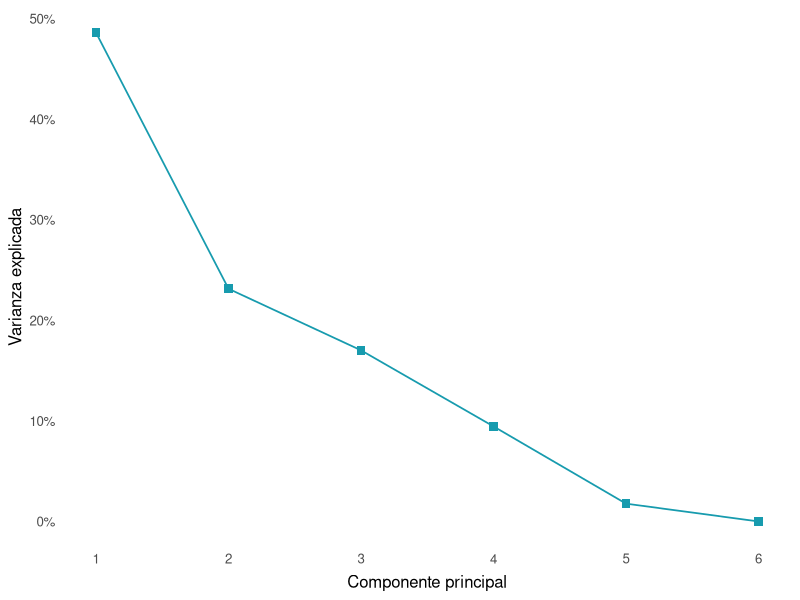

Generate this figure with R: (Note: this script raises an error after producing the figure.)
###############################################################################
## SCRIPT ID:
## Estudio análisis de uso del tiempo y relación con perfiles de participación cultural
## November and December 2025
## R version 4.5.0 (2025-04-11) -- "How About a Twenty-Six"

## Author: Bastián González-Bustamante
## Email: bastian.gonzalezbustamante@empirialab.cl
## Website: https://empirialab.cl
###############################################################################

###############################################################################
## 1. Clean environment
###############################################################################

## Clean environment
rm(list = ls())

###############################################################################
## 2. Packages
###############################################################################

library(dplyr)
library(tidyr)
library(ggplot2)
library(scales)
library(ggrepel)

###############################################################################
## 3. Analysis of profiles
###############################################################################

## Overall profiles
df <- read.csv("data/tidy/enpccl_profiles_overall.csv")

## Variable to save plots
scree_plot_flag <- "ENPCCL_scree"
pca_plot_flag <- "ENPCCL_acp"

###############################################################################
## 4. PCA and clustering on profiles
###############################################################################

## Labels
df_sub <- df %>%
  mutate(
    ## Activity labels
    time_set = recode(
      time_set,
      teatro    = "Obra de teatro",
      danza     = "Espectáculo de danza",
      musica    = "Concierto o recital",
      cine      = "Cine",
      artesania = "Exposición de artesanía",
      arte      = "Exposición de arte",
      ppoo      = "Ceremonia PPOO",
      religion  = "Fiesta religiosa"
    ),
    ## time_set = factor(
      ## time_set,
      ## levels = c(
        ## "Act. personales", "Carga global", "Trabajo en ocupación",
        ## "Trabajo no remunerado", "Trabajo voluntario",
        ## "Doméstico no remunerado", "Cuidados no remunerado"
      ## )
    ## ),
    ## Profile labels
    profile_label = recode(
      profile_label,
      "Profile_1" = "Perfil 1",
      "Profile_2" = "Perfil 2",
      "Profile_3" = "Perfil 3",
      "Profile_4" = "Perfil 4",
      "Profile_5" = "Perfil 5",
      "Profile_6" = "Perfil 6"
    ),
    profile_label = factor(
      profile_label,
      levels = c(
        "Perfil 1", "Perfil 2", "Perfil 3",
        "Perfil 4", "Perfil 5", "Perfil 6"
      )
    )
  )

## Profiles and activities matrix
profile_activity_mat <- df_sub %>%
  select(profile_label, time_set, mean_times) %>%
  pivot_wider(
    names_from  = time_set,
    values_from = mean_times,
    values_fill = 0
  )

profile_labels <- profile_activity_mat$profile_label

X <- profile_activity_mat %>%
  select(-profile_label) %>%
  as.matrix()

## Standardise activities
X_scaled <- scale(X)

## PCA on profiles
pca_profiles   <- prcomp(X_scaled, center = FALSE, scale. = FALSE)
var_explained  <- pca_profiles$sdev^2 / sum(pca_profiles$sdev^2)

## Scree data frame
scree_df <- data.frame(
  PC  = seq_along(var_explained),
  var = var_explained
)

## PCA labels
pc1_lab <- paste0("Componente Principal 1 (", percent(var_explained[1], accuracy = 1), ")")
pc2_lab <- paste0("Componente Principal 2 (", percent(var_explained[2], accuracy = 1), ")")

## Empiria Lab palette for clusters
pal_empiria  <- c("#fd7014", "#179bae", "#fd8f47", "#dc5802")
shapes_emp   <- c(16, 17, 15, 18)

###############################################################################
## 5. Scree plot
###############################################################################

## Scree plot
p_scree <-
  ggplot(scree_df, aes(x = PC, y = var)) +
  geom_line(linewidth = 0.6, colour = "#179bae") +
  geom_point(size = 2.6, colour = "#179bae", shape = 15) +
  scale_x_continuous(breaks = scree_df$PC) +
  scale_y_continuous(labels = percent_format(accuracy = 1)) +
  theme_minimal(base_size = 12) +
  theme(
    axis.title.x       = element_text(margin = margin(t = 6)),
    panel.grid         = element_blank(),
    legend.position    = "none",
  ) +
  labs(
    x     = "Componente principal",
    y     = "Varianza explicada"
  )

## Print plot
p_scree

## Save as PNG (300 dpi)
ggsave(
  filename = paste0("results/figures/", scree_plot_flag, ".png"),
  plot     = p_scree,
  dpi      = 300,
  width    = 20,
  height   = 14,
  units    = "cm"
)

## Save as PDF (300 dpi)
ggsave(
  filename = paste0("results/figures/", scree_plot_flag, ".pdf"),
  plot     = p_scree,
  dpi      = 300,
  width    = 20,
  height   = 14,
  units    = "cm",
  device   = cairo_pdf
)

###############################################################################
## 6. Clustering on first PCs
###############################################################################

## Scores and number of PCs and clusters
scores <- as.data.frame(pca_profiles$x) %>%
  mutate(profile = profile_labels)

n_pc <- 3

dist_profiles <- dist(scores[, 1:n_pc], method = "euclidean")
hc_profiles   <- hclust(dist_profiles, method = "ward.D2")

k <- 3
profile_clusters <- cutree(hc_profiles, k = k)

scores_clustered <- scores %>%
  mutate(
    profile = factor(profile, levels = levels(df_sub$profile_label)),
    cluster = factor(profile_clusters)
  )

## Seed for labels
set.seed(2024)

## PCA plot
p_pca <-
  ggplot(scores_clustered,
         aes(x = PC1, y = PC2, colour = cluster, shape = cluster)) +
  geom_point(size = 5) +
  ggrepel::geom_text_repel(
    aes(label = profile),
    size        = 4,
    show.legend = TRUE,
    max.overlaps = Inf
  ) +
  scale_colour_manual(
    values = pal_empiria,
    name   = "Clúster"
  ) +
  scale_shape_manual(
    values = shapes_emp,
    name   = "Clúster"
  ) +
  theme_minimal(base_size = 12) +
  theme(
    axis.title.x     = element_text(margin = margin(t = 6)),
    panel.grid       = element_blank(),
    legend.position  = "right",
    legend.title  = element_text(size = 10),
    legend.text      = element_text(size = 10)
  ) +
  labs(
    x = pc1_lab,
    y = pc2_lab
  ) +
  expand_limits(
    x = range(scores_clustered$PC1) + c(-0.2, 0.2),
    y = range(scores_clustered$PC2) + c(-0.2, 0.2)
  )

## Print plot
p_pca

## Save as PNG (300 dpi)
ggsave(
  filename = paste0("results/figures/", pca_plot_flag, ".png"),
  plot     = p_pca,
  dpi      = 300,
  width    = 20,
  height   = 14,
  units    = "cm"
)

## Save as PDF (300 dpi)
ggsave(
  filename = paste0("results/figures/", pca_plot_flag, ".pdf"),
  plot     = p_pca,
  dpi      = 300,
  width    = 20,
  height   = 14,
  units    = "cm",
  device   = cairo_pdf
)
